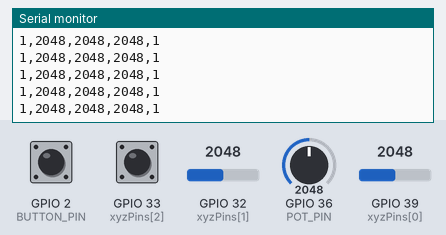
The sketch below on a simulated ESP32. Parts: the last lines printed to the serial monitor. The inputs (shaded band) are chosen by the test bench; at power-on: GPIO 32 (xyzPins[1]) = 2048, GPIO 36 (POT_PIN) = 2048, GPIO 39 (xyzPins[0]) = 2048, GPIO 2 (BUTTON_PIN) HIGH, GPIO 33 (xyzPins[2]) HIGH.

Above: at 1.2 s.
1.3 s: GPIO 32 (xyzPins[1]) set to 2866
At 1.31 s:
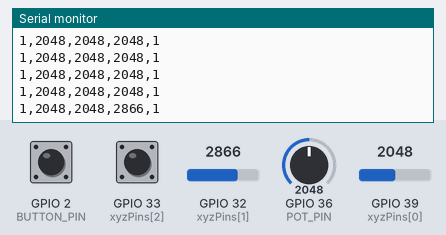
2.8 s: GPIO 36 (POT_PIN) set to 2866
At 2.82 s:
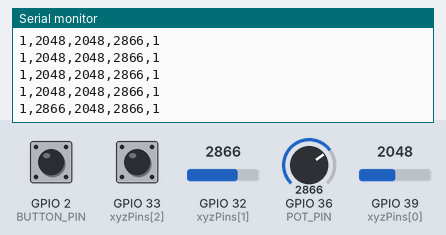
4.3 s: GPIO 39 (xyzPins[0]) set to 2866
At 4.33 s:
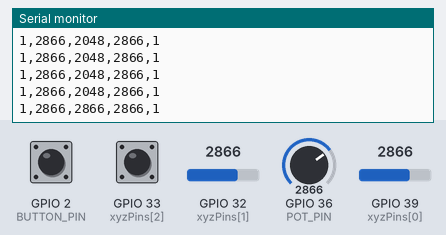
5.8 s: GPIO 2 (BUTTON_PIN) pulled LOW for 0.15 s
At 5.83 s:
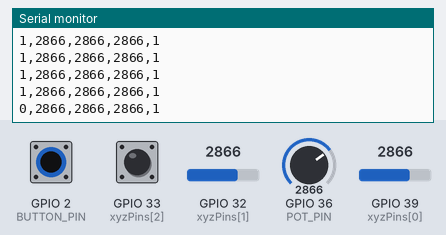
7.4 s: GPIO 33 (xyzPins[2]) pulled LOW for 0.15 s
At 7.44 s:
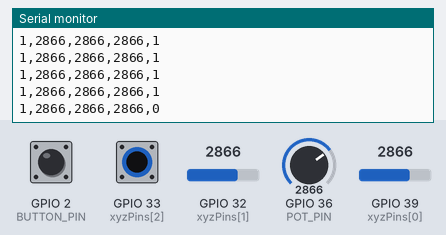
9.0 s: GPIO 32 (xyzPins[1]) set to 3603
At 9.05 s:
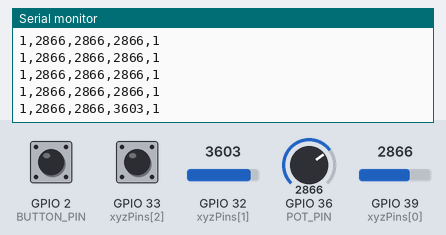
Timing chart, 0 to 11.5 s (numbered marks = the images above; inputs shaded):
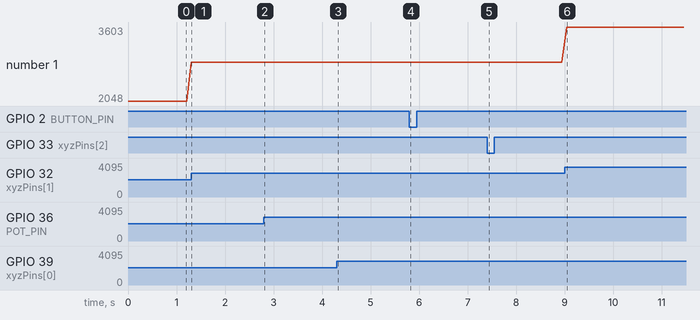

The sketch:

input_setup.ino
```cpp
// reads button, joystick, and potentiometer inputs
// and routes to serial

#define BUTTON_PIN 2
#define POT_PIN 36
int xyzPins[] = {39, 32, 33};

void setup() {
  Serial.begin(9600);
  pinMode(BUTTON_PIN, INPUT_PULLUP);
  pinMode(xyzPins[2], INPUT_PULLUP);
}

void loop() {
  int buttonState = digitalRead(BUTTON_PIN);
  // range: [0, 4095]
  int potVal = analogRead(POT_PIN);
  int xVal = analogRead(xyzPins[0]);
  int yVal = analogRead(xyzPins[1]);
  int zVal = digitalRead(xyzPins[2]);

  Serial.printf("%d,%d,%d,%d,%d", buttonState, potVal, xVal, yVal, zVal);
  Serial.println();
  delay(100);
}
```

Measured:
- after the input at 1.3 s, the serial monitor: prints a new line at once (image 1)
- after the input at 2.8 s, the serial monitor: prints a new line at once (image 2)
- after the input at 4.3 s, the serial monitor: prints a new line at once (image 3)
- after the input at 5.8 s, the serial monitor: prints a new line at once (image 4)
- after the input at 7.4 s, the serial monitor: prints a new line at once (image 5)
- after the input at 9.0 s, the serial monitor: prints a new line at once (image 6)
- plotted number 1: 2048 → 2866 after the input at 1.3 s, 2866 → 3603 after the input at 9.0 s
